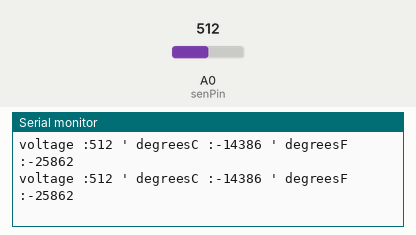
Simulated run of this sketch. Board: Arduino Uno, built with avr-gcc and run on an emulated ATmega328P. Parts: the last lines printed to the serial monitor. The inputs (shaded band) are chosen by the test bench; at power-on: A0 (senPin) = 512.

Above: at 1.8 s.
1.9 s: A0 (senPin) set to 716
At 2.8 s:
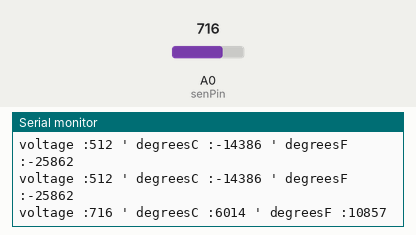
3.4 s: A0 (senPin) set to 900
At 4.5 s:
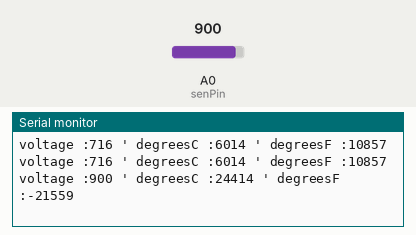
Timing chart, 0 to 6.4 s (numbered marks = the images above; inputs shaded):
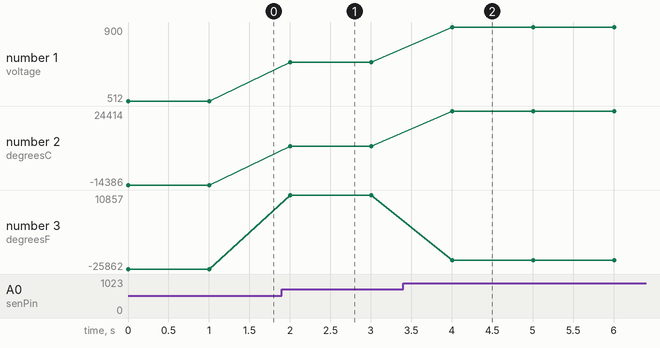

Measured:
- after the input at 1.9 s, the serial monitor: prints a new line after 0.10 s (image 1)
- after the input at 3.4 s, the serial monitor: prints a new line after 0.60 s (image 2)
- plotted number 1: 512 → 716 after the input at 1.9 s, 716 → 900 after the input at 3.4 s
- plotted number 2: -14386 → 6014 after the input at 1.9 s, 6014 → 24414 after the input at 3.4 s
- plotted number 3: -25862 → 10857 after the input at 1.9 s, 10857 → -21559 after the input at 3.4 s

The sketch:

TMP36.ino
```cpp
int senPin=0;
int voltage=0;
int degreesC=0;
int degreesF=0;

void setup(){
  Serial.begin(9600);

}
void loop(){
 voltage=analogRead(senPin);
 Serial.print("voltage :");
 Serial.print(voltage);
 Serial.print(" ' ");
 degreesC = (voltage - 0.5) * 100.0;
 degreesF = degreesC * (9.0/5.0) + 32.0;
 Serial.print("degreesC :");
 Serial.print(degreesC);
 Serial.print(" ' ");
 Serial.print("degreesF :");
 Serial.println(degreesF);
 delay(1000);
}
```
